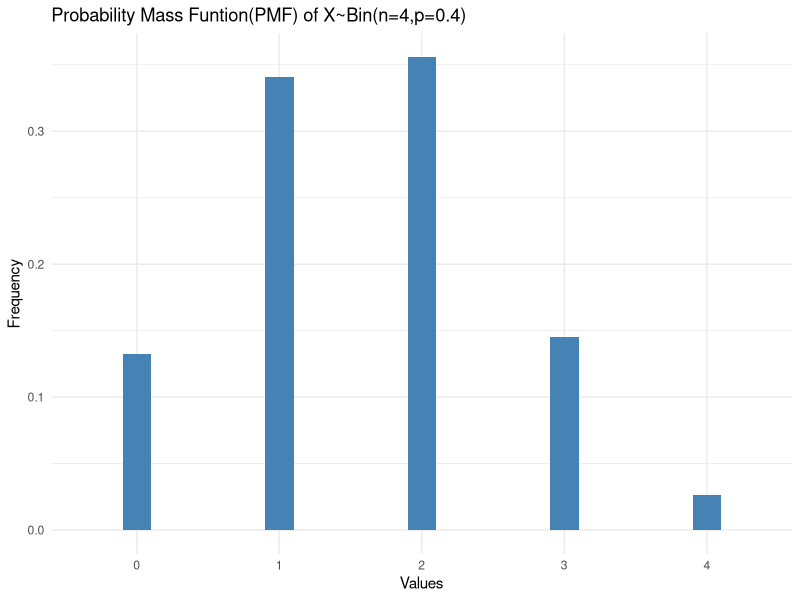
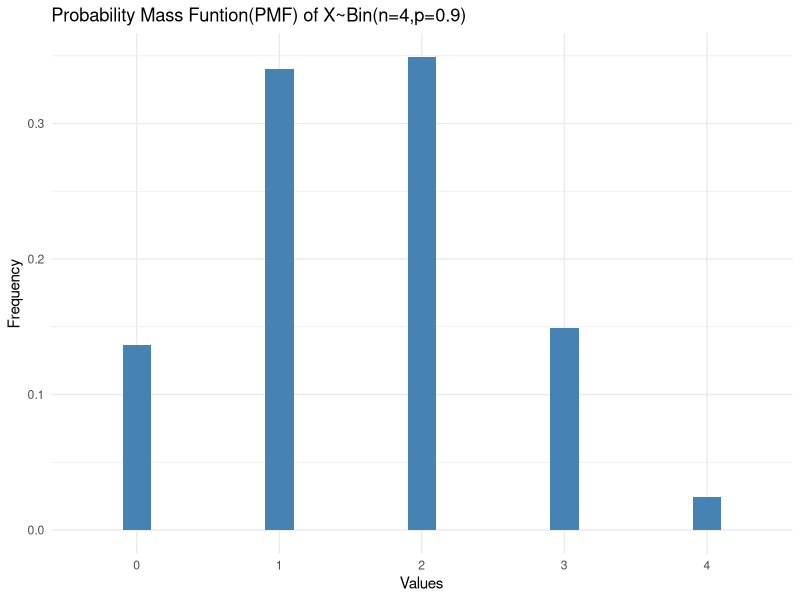
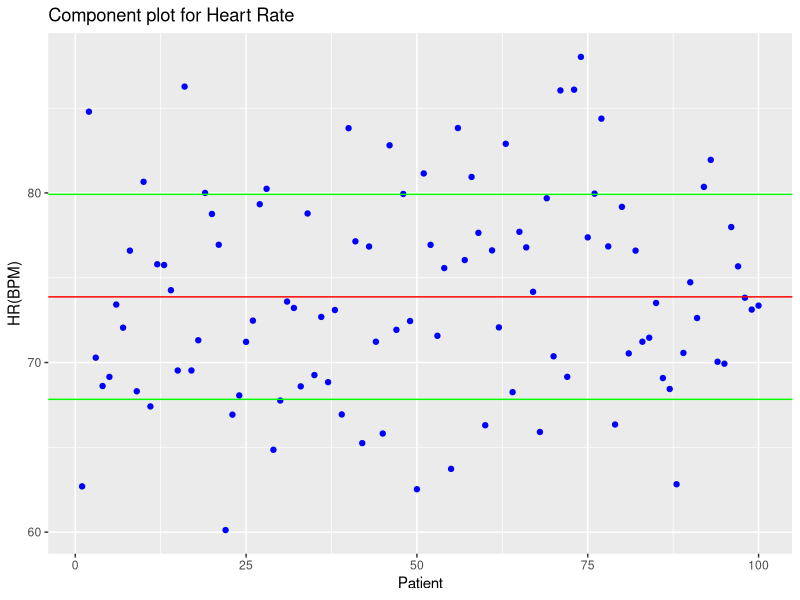
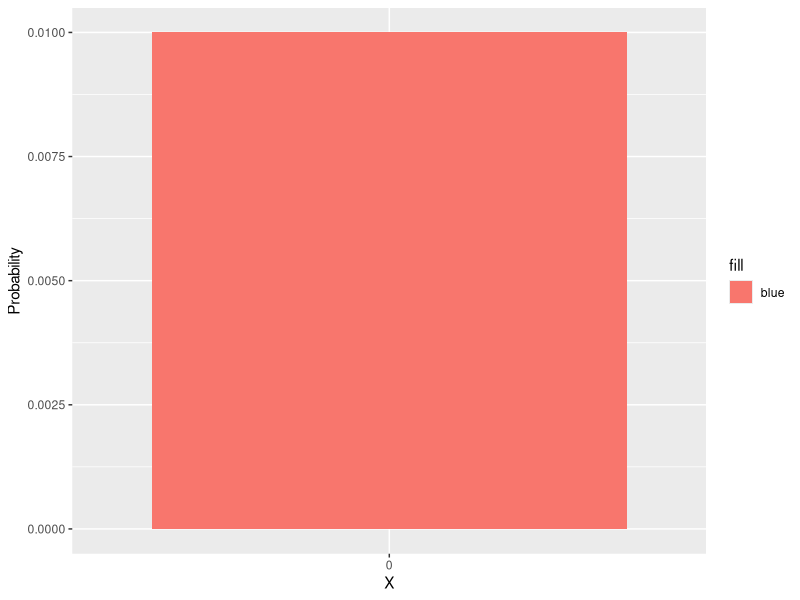

R code for these plots, in order:
## ---- chunk 1
knitr::opts_chunk$set(echo = TRUE)
## ---- chunk 2
library(ggplot2)
library(dplyr)
## ---- chunk 3
n = 4
p = 4/10
j = 2
dbinom(j,n,p)  # P(X=j) where X~Bin(n,p) 
pbinom(j,n,p)  # P(X=j) where X~Bin(n,p) 
## ---- chunk 4
#what is the prob we get at most 2 white balls  
# P(X<=2)
0:2 #vector 0 1 2
c(0:2) #vector 0 1 2
seq(0,2) #vector 0 1 2
dbinom(0:2,n,p) #point prob 
sum(dbinom(0:2,n,p))

#CDF - Cumulative distribution function
#pbinom does summation by itself
pbinom(j,n,p)    #Accumulative prob 

#what is the prob we get at least 2 white balls
# P(X>=2) = 1 - P(X<=2) = 1 - P(X<=1)
1 - pbinom(1,n,p)   #P(X>=2)

## ---- chunk 5
#Simulation Way
nsimulation = 1e5
rbinom(nsimulation,n,p)   #simulating picking the white balls

# X=2
simulatedData = rbinom(nsimulation,n,p) #simulating binomial random variable
mean(simulatedData == 2)

#what is the prob we get at most 2 white balls  
simulatedData = rbinom(nsimulation,n,p) #simulating binomial random variable
mean(simulatedData <= 2)

#what is the prob we get at least 2 white balls
simulatedData = rbinom(nsimulation,n,p) #simulating binomial random variable
mean(simulatedData >= 2)

## ---- chunk 6
#Probability Mass Funtion(PMF) of X~Bin(n=4,p=0.4)
nsimulation = 10000
n = 4
p = 0.4
simulatedData = rbinom(nsimulation,n,p) 
#mean(simulatedData == 2)
dfBalls = as.data.frame(table(simulatedData))
colnames(dfBalls) = c('Values','P')
dfBalls['Frequency'] = dfBalls['P'] / nsimulation
p = ggplot(data = dfBalls, aes(x = Values , y = Frequency))+
  geom_col( width = 0.2, fill = 'steelblue')+
  ggtitle('Probability Mass Funtion(PMF) of X~Bin(n=4,p=0.4)')+
  theme_minimal()
  
p
## ---- chunk 7
nsimulation = 10000
n = 4
p = 0.4  # Do same for 0.1,0.4,0.5,0.7,1.0
simulatedData = rbinom(nsimulation,n,p) 
#mean(simulatedData == 2)
dfBalls = as.data.frame(table(simulatedData))
colnames(dfBalls) = c('Values','P')
dfBalls['Frequency'] = dfBalls['P'] / nsimulation
p = ggplot(data = dfBalls, aes(x = Values , y = Frequency))+
  geom_col( width = 0.2, fill = 'steelblue')+
  ggtitle('Probability Mass Funtion(PMF) of X~Bin(n=4,p=0.9)')+
  theme_minimal()
p
## ---- chunk 8
n = 4
p = 0.4  # Do same for 0.5, 0.9
nsimulation = 1e5
simulatedData = rbinom(nsimulation,n,p)
mean(simulatedData) #Long run average of simulated values of the random variable (placing fulcrum) - Expected Value
simulatedData - mean(simulatedData) #Mean Centered Simulated Value - Deviation from the avg, +ve above avg, -ve above avg
(simulatedData - mean(simulatedData))^2  #Squared Mean Centered Simulated Values - Squared Deviation from the avg
mean((simulatedData - mean(simulatedData))^2) # Average of Squared Mean Centered Simulated Values - Variance
sqrt(mean((simulatedData - mean(simulatedData))^2))  #Standard Deviation
# Note  - Realized value of a variable is a vector
print("------------")
mean(simulatedData)
var(simulatedData)
sd(simulatedData)
## ---- chunk 9
j = c(0:n)
p = dbinom(j,n,p) #prob pf each 
sum(j * p) #Hadamard Product  - Expected Value
j %*% p #Dot Product
## ---- chunk 10
# X = Heart rate of a random paient, which is a random variable. We will assume that the heart rates are symmetrically distri around 74BPM

nsimulation = 100
simulatedData = rnorm(nsimulation, mean = 74, sd = 6)
print(simulatedData)

#Expected value of HR (BPM)

mean(simulatedData)

# Variance of HR (BPM^2)
mean((simulatedData - mean(simulatedData))^2) 

#STD of HR (BPM)
sqrt(mean((simulatedData - mean(simulatedData))^2))

## ---- chunk 11
#scatter plot - x=1 to 100, y=HR
dfPatient = as.data.frame(simulatedData)
colnames(dfPatient) = c('HR')
head(dfPatient)
p = ggplot(data = dfPatient) +
  geom_point(aes (x= 1:nrow(dfPatient), y= HR ), color = 'blue')+
  labs( x = 'Patient', y = 'HR(BPM)' , title = 'Component plot for Heart Rate') + 
  geom_hline(yintercept = mean(simulatedData),color= 'red')+
  geom_hline(yintercept = (mean(simulatedData) + sqrt(mean((simulatedData - mean(simulatedData))^2))),color= 'green')+
  geom_hline(yintercept = (mean(simulatedData) - sqrt(mean((simulatedData - mean(simulatedData))^2))),color= 'green')
p
## ---- chunk 12
#Inbuilt Functions
mean(simulatedData) #Expected Value
var(simulatedData) #Variance
sd(simulatedData) #STD


# How far are each HR are from the mean, check the deviation falls between the green lines
# For what fraction of the sample does the HR falls between the one Standard deviation 
mean(abs(simulatedData-mean(simulatedData))<=sd(simulatedData))*100 
## ---- chunk 13
#CDF
nsimulation = 100
n = 4
p = 4/10
simulatedData = 1 - pbinom(nsimulation,n,p) 
#mean(simulatedData == 2)
dfBalls = as.data.frame(table(simulatedData))
colnames(dfBalls) = c('X','P')
dfBalls['Probability'] = dfBalls['P'] / nsimulation
p = ggplot(data = dfBalls)+
  geom_col(aes(x = X , y = Probability , fill = 'blue'))
p
## ---- chunk 14
#STOPLIGHT PROBLEM
n = 8
p = 0.31
j = 5
dbinom(j,n,p)

# X=2
nsimulation = 100
simulatedData = rbinom(nsimulation,n,p) #simulating binomial random variable
mean(simulatedData == 5)

